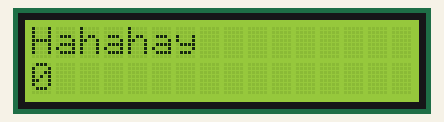
Simulated run of this sketch. Board: Arduino Uno, built with avr-gcc and run on an emulated ATmega328P. Parts: 16×2 character LCD.

Above: at 0.1 s.
At 4.1 s:
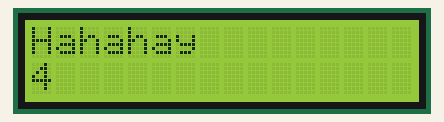
At 9.1 s:
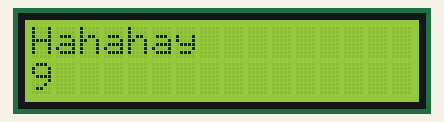
At 19.1 s:
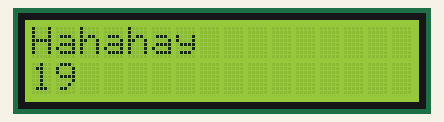
At 29.1 s:
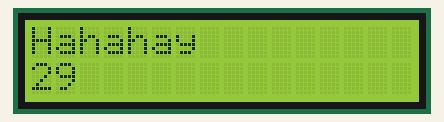
At 39.1 s:
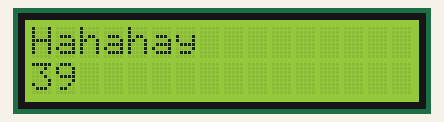

Measured:
- what the display in image 1 shows lasts 1.0 s, from 4.0 s to 5.0 s

The sketch:

lcd.ino
```cpp
#include<LiquidCrystal.h>
const int rs = 12, en = 11, d4 = 5, d5 = 4, d6 = 3, d7 = 2;
LiquidCrystal lcd(rs, en, d4, d5, d6, d7);

void setup() {
lcd.begin(16, 2);
lcd.print("Hahahay"); //menampilkan teks
}

void loop() {
  //set the cursor to column 0, line 1
  //line 1 is th second row, since countring begins with 0
lcd.setCursor(0, 1);
//print the number of seconds since reset
lcd.print(millis() / 1000);
}
```
